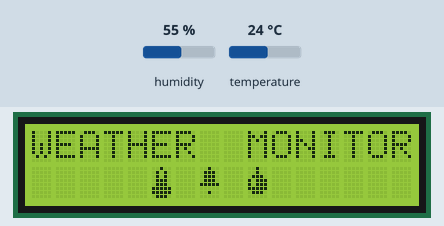
Recording of a sketch running on a simulated ESP8266 (NodeMCU). Parts: 16×2 character LCD. The inputs (shaded band) are chosen by the test bench; at power-on: humidity 55 %, temperature 24 °C. WiFi joins after 1.5 s; servers stay silent unless stated; no MQTT or app messages arrive unless stated; what the sketch prints to the serial monitor is not drawn.

Above: at 7.7 s.
At 15.6 s:
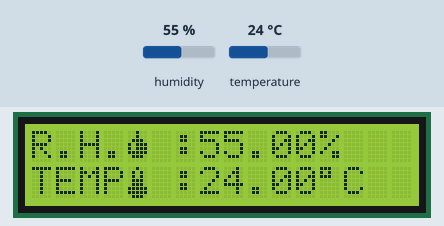

The sketch:

weather_monitor.ino
```cpp
#include <ESP8266WiFi.h>
#include <ESP8266HTTPClient.h>
#include "Adafruit_MQTT.h"
#include "Adafruit_MQTT_Client.h"
#include <SoftwareSerial.h>
#include<Wire.h>
#include<LiquidCrystal.h>
#include <LiquidCrystal_I2C.h>
#include "DHT.h"
#define AIO_SERVER      "io.adafruit.com"
#define AIO_SERVERPORT  1883
#define AIO_USERNAME    "adafruit_username"
#define AIO_KEY         "adafruit_key"
#define DHTTYPE DHT11
#define dht_dpin 0
LiquidCrystal_I2C lcd(0x3F,16,2);
DHT dht(dht_dpin, DHTTYPE);
WiFiClient client;
Adafruit_MQTT_Client mqtt(&client, AIO_SERVER, AIO_SERVERPORT, AIO_USERNAME, AIO_KEY);
Adafruit_MQTT_Publish Temperature = Adafruit_MQTT_Publish(&mqtt, AIO_USERNAME "/feeds/Temperature");
Adafruit_MQTT_Publish Humidity = Adafruit_MQTT_Publish(&mqtt, AIO_USERNAME "/feeds/Humidity");
const char* ssid     = "name";
const char* password = "password";
byte tt[]={B00100,B01010,B01010,B01110,B01110,B11111,B11111,B01110};
byte hh[]={B00100,B000100,B01110,B10111,B10111,B111111,B01110,B00000};
byte bb[]={B00100,B01110,B01110,B01110,B11111,B00000,B00100,B00000};
byte cc[]={B01010,B01010,B11111,B11111,B11111,B01110,B00100,B00100};
byte cc1[]={B00000,B00000,B00001,B00011,B10110,B11100,B01000,B00000};
void setup()
{
  pinMode(A0, INPUT);
  lcd.begin();
  lcd.clear();
  Serial.begin(9600);
  lcd.createChar(0,tt);
  lcd.createChar(1,bb);
  lcd.createChar(2,cc);
  lcd.createChar(3,hh);
  lcd.createChar(4,cc1);
  delay(10);
  lcd.backlight();
  for(int p=0;p<25;p++)
  {
    lcd.scrollDisplayLeft();
    delay(300);
  }
  lcd.clear();
  lcd.setCursor(0,0);
  lcd.print("WEATHER  MONITOR");
  lcd.setCursor(5,1);
  lcd.write((byte)0);
  lcd.print(" ");
  lcd.write((byte)1);
  lcd.print(" ");
  lcd.write((byte)3);
  delay(3000);
  lcd.clear();
  dht.begin();
  Serial.begin(9600);
  delay(700);
  WiFi.begin(ssid, password);
  while (WiFi.status() != WL_CONNECTED)
  {
    delay(1000);
    Serial.println("Connecting");
    lcd.setCursor(0,0);
    lcd.print("Connecting... ");
    lcd.write((byte)2);
  }
  connect();
}
void connect()
{
  Serial.print(F("Connecting to Adafruit IO... "));
  int8_t ret;
  while ((ret = mqtt.connect()) != 0)
  {
    switch (ret)
    {
      case 1: Serial.println(F("Wrong protocol")); break;
      case 2: Serial.println(F("ID rejected")); break;
      case 3: Serial.println(F("Server unavail")); break;
      case 4: Serial.println(F("Bad user/pass")); break;
      case 5: Serial.println(F("Not authed")); break;
      case 6: Serial.println(F("Failed to subscribe")); break;
      default: Serial.println(F("Connection failed")); break;
    }
    if(ret >= 0)
      mqtt.disconnect();
    Serial.println(F("Retrying connection..."));
    delay(10000);
  }
  Serial.println(F("Adafruit IO Connected!"));
  lcd.clear();
  lcd.setCursor(0,0);
  lcd.print("Connected to");
  lcd.setCursor(0,1);
  lcd.print(" Adafruit  ");
  lcd.write((byte)4);
  lcd.write((byte)2);
  delay(2000);
}
void loop()
{
     if(! mqtt.ping(3))
     {
     if(! mqtt.connected())
     connect();
  }
    float h = dht.readHumidity();
    float t = dht.readTemperature();
    lcd.clear();
    lcd.backlight();
    lcd.setCursor(0,0);
    lcd.print("R.H.");
    lcd.write((byte)3);
    lcd.print(" :");
    lcd.print(h);
    lcd.print("%");
    lcd.setCursor(0,1);
    lcd.print("TEMP");
    lcd.write((byte)0);
    lcd.print(" :");
    lcd.print(t);
    lcd.print((char)223);
    lcd.print("C");
    if (! Temperature.publish(t))
    {
      Serial.println(F("Failed"));
    }
     if (! Humidity.publish(h))
     {
      Serial.println(F("Failed"));
    }
        else
    {
      Serial.println(F("Sent!"));
      delay(10000);
    }
}
```

Measured:
- what the display in image 0 shows lasts 3.0 s, from 7.7 s to 10.7 s
